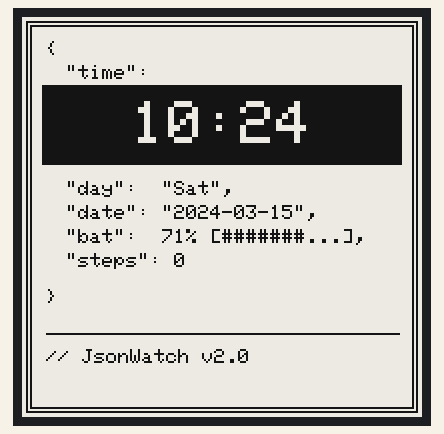
A sketch run on a simulated ESP32. Shown: 200×200 one-colour display. The local clock reads 2024-03-15 10:24:30 at power-on unless the sketch sets it.

Above: at 2.3 s.
At 30.8 s:
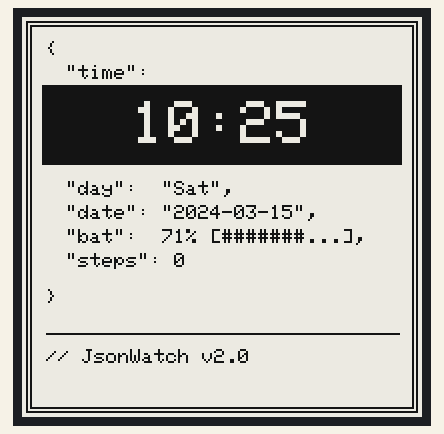
At 91.3 s:
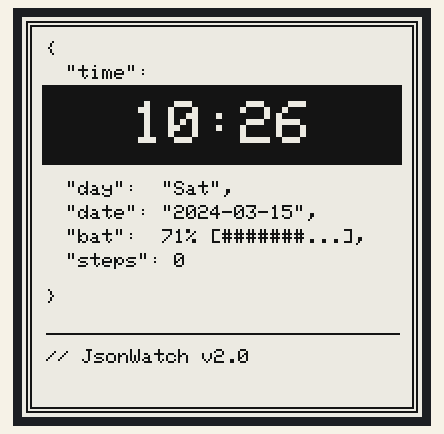

The sketch:

JsonWatch.ino
```cpp
#include "MyWatchFace.h"
#include "settings.h"

MyWatchFace watchy(settings);

void setup(){ watchy.init(); }
void loop(){}
```

MyWatchFace.h
```cpp
#pragma once
#include <Watchy.h>

class MyWatchFace : public Watchy {
public:
  MyWatchFace(const watchySettings& s) : Watchy(s) {}

  void drawWatchFace() {
    display.fillScreen(GxEPD_WHITE);
    display.setTextColor(GxEPD_BLACK);

    char buf[48];
    int h = currentTime.Hour;
    int m = currentTime.Minute;
    const char* days[] = {"Sun","Mon","Tue","Wed","Thu","Fri","Sat"};

    float v = getBatteryVoltage();
    int pct = constrain((int)((v - 3.5f) / 0.7f * 100), 0, 100);

    // double border
    display.drawRect(2, 2, 196, 196, GxEPD_BLACK);
    display.drawRect(4, 4, 192, 192, GxEPD_BLACK);

    display.setTextSize(1);
    display.setCursor(12, 12);
    display.print("{");

    display.setCursor(22, 24);
    display.print("\"time\":");

    // inverted block for time
    display.fillRect(10, 34, 180, 40, GxEPD_BLACK);
    display.setTextColor(GxEPD_WHITE);
    display.setTextSize(3);
    sprintf(buf, "%02d:%02d", h, m);
    display.setCursor(55, 42);
    display.print(buf);
    display.setTextColor(GxEPD_BLACK);
    display.setTextSize(1);

    display.setCursor(22, 82);
    sprintf(buf, "\"day\":  \"%s\",", days[currentTime.Wday]);
    display.print(buf);

    display.setCursor(22, 94);
    sprintf(buf, "\"date\": \"%04d-%02d-%02d\",", currentTime.Year + 1970, currentTime.Month, currentTime.Day);
    display.print(buf);

    char bar[11];
    int filled = pct / 10;
    for (int i = 0; i < 10; i++) bar[i] = (i < filled) ? '#' : '.';
    bar[10] = '\0';
    display.setCursor(22, 106);
    sprintf(buf, "\"bat\":  %d%% [%s],", pct, bar);
    display.print(buf);

    uint32_t steps = sensor.getCounter();
    display.setCursor(22, 118);
    sprintf(buf, "\"steps\": %lu", (unsigned long)steps);
    display.print(buf);

    display.setCursor(12, 136);
    display.print("}");

    display.drawLine(12, 158, 188, 158, GxEPD_BLACK);

    display.setCursor(12, 166);
    display.print("// JsonWatch v2.0");
  }
};
```

settings.h
```cpp
#ifndef SETTINGS_H
#define SETTINGS_H

//Weather Settings
#define CITY_ID "5128581" //New York City https://openweathermap.org/current#cityid

//You can also use LAT,LON for your location instead of CITY_ID, but not both
//#define LAT "40.7127" //New York City, Looked up on https://www.latlong.net/
//#define LON "-74.0059"

#ifdef CITY_ID
    #define OPENWEATHERMAP_URL "http://api.openweathermap.org/data/2.5/weather?id={cityID}&lang={lang}&units={units}&appid={apiKey}" //open weather api using city ID
#else
    #define OPENWEATHERMAP_URL "http://api.openweathermap.org/data/2.5/weather?lat={lat}&lon={lon}&lang={lang}&units={units}&appid={apiKey}" //open weather api using lat lon
#endif

#define OPENWEATHERMAP_APIKEY "YOUR_API_KEY_HERE" //use your own API key :)
#define TEMP_UNIT "metric" //metric = Celsius , imperial = Fahrenheit
#define TEMP_LANG "en"
#define WEATHER_UPDATE_INTERVAL 30 //must be greater than 5, measured in minutes
//NTP Settings
#define NTP_SERVER "pool.ntp.org"
#define GMT_OFFSET_SEC 3600 * -5 //New York is UTC -5 EST, -4 EDT, will be overwritten by weather data

watchySettings settings{
    #ifdef CITY_ID
        .cityID = CITY_ID,
    #else
        .cityID = "",
        .lat = LAT,
        .lon = LON,
    #endif
    .weatherAPIKey = OPENWEATHERMAP_APIKEY,
    .weatherURL = OPENWEATHERMAP_URL,
    .weatherUnit = TEMP_UNIT,
    .weatherLang = TEMP_LANG,
    .weatherUpdateInterval = WEATHER_UPDATE_INTERVAL,
    .ntpServer = NTP_SERVER,
    .gmtOffset = GMT_OFFSET_SEC,
    .vibrateOClock = true,
};

#endif
```

Measured:
- what the display in image 1 shows lasts 60.5 s, from 30.8 s to 91.3 s
